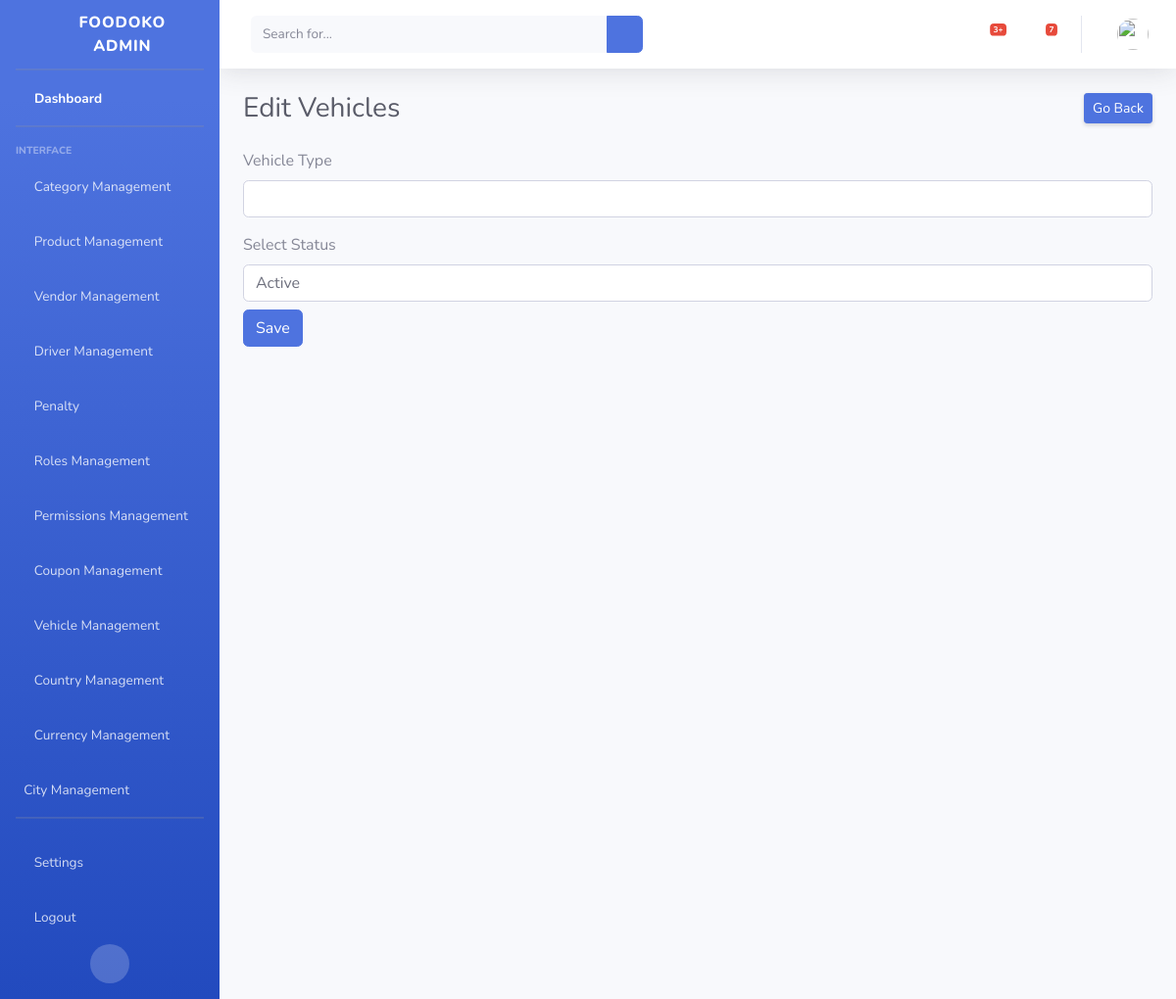
Before: /adminpanel/edit-vehicle/5/ with the older database file.
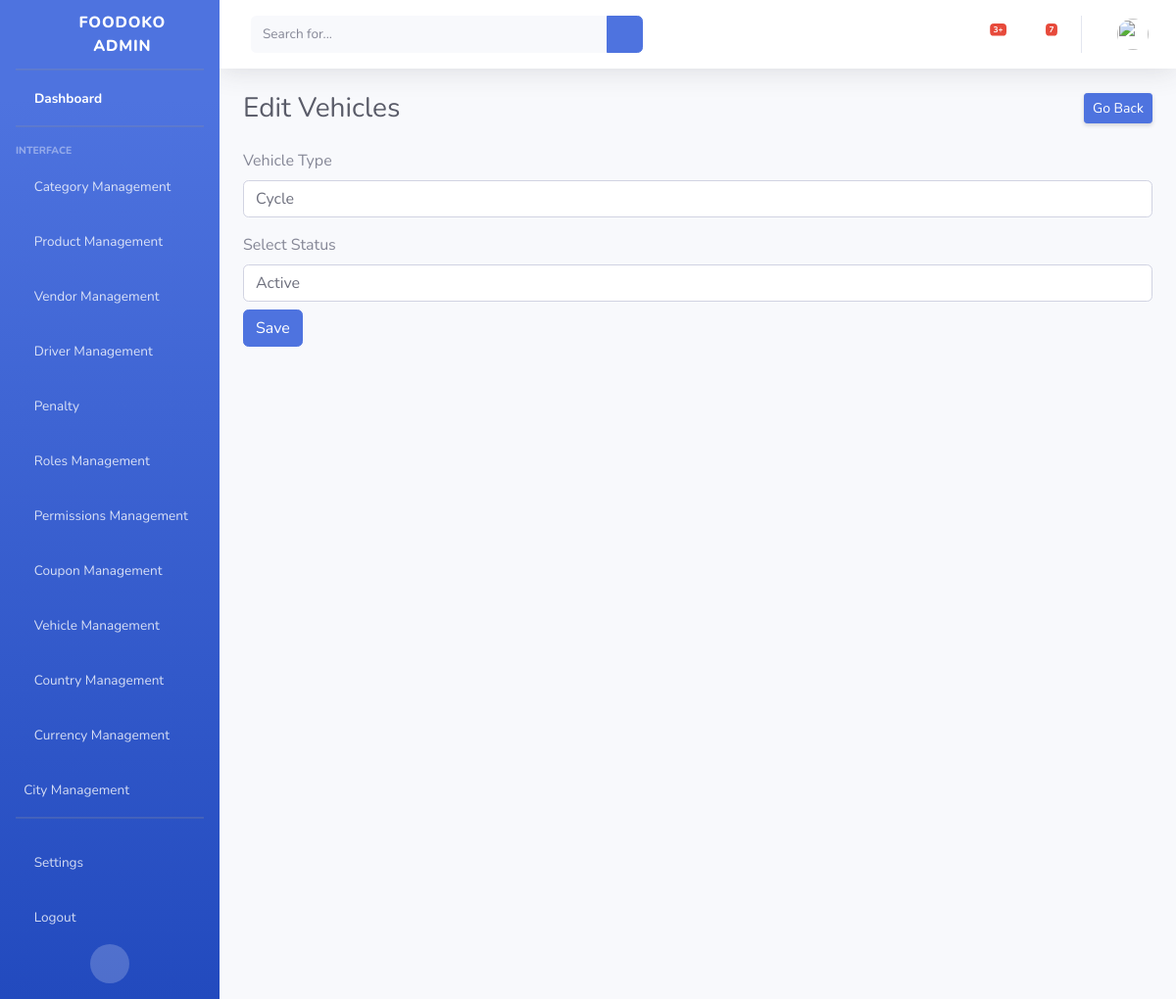
After: the same page with the newer database file.
### Dashboard/models.py (models this page shows, shortened)
class Vehicle(models.Model):
    STATUS_CHOICE = (
        ("Active", "Active"),
        ("Closed", "Closed")
    )
    created_at = models.DateField(default=date.today)
    vehicle_type = models.CharField(max_length=255)
    status = models.CharField(
        max_length=255,
        choices=STATUS_CHOICE
    )
    class Meta:
        ordering = ["-id"]

### Dashboard/views.py (the view, shortened to what this page needs)
# urls.py: path("edit-vehicle/<int:vehicle_id>/", EditVehicle.as_view(), name="editVehicle"),
class EditVehicle(View):
    template_name = "vehicles/edit_vehicle.html"
    def get_object(self, vehicle_id):
        try:
            vehicle_obj = Vehicle.objects.get(pk=vehicle_id)
            return vehicle_obj
        except Vehicle.DoesNotExist:
            return Http404
    def get(self, request, vehicle_id):
        vehicle_obj = self.get_object(vehicle_id)
        args = {
            "vehicle_obj": vehicle_obj,
        }
        return render(request, self.template_name, args)

### Dashboard/templates/vehicles/edit_vehicle.html (shortened to what this page needs)
{% load static %}
{% include 'base.html' %}
<body id="page-top">
    <div id="wrapper">
        {% include 'admin-sidebar.html' %}
        <div id="content-wrapper" class="d-flex flex-column">
            <div id="content">
               {% include 'admin-nav.html' %}
                <div class="container-fluid">
                    <div class="d-sm-flex align-items-center justify-content-between mb-4">
                        <h1 class="h3 mb-0 text-gray-800">Edit Vehicles</h1>
                        <a href="{% url 'vehicleView' %}" class="d-none d-sm-inline-block btn btn-sm btn-primary shadow-sm">Go Back</a>
                    </div>
                    <form action="" method="POST">
                    <div class="add___cat___form">
                        <div class="mb-3">
                            <label for="vehi-title" class="form-label">Vehicle Type</label>
                            <input type="text" name="vehicle_type" value="{{ vehicle_obj.vehicle_type }}" class="form-control" id="vehi-title" aria-describedby="vehicle">
                    </div>
                    <label for="status">Select Status</label>
                    <select class="form-control" id="status" name="status">
                        <option value="Active">Active</option>
                      </select>
                      </div>
                      <div class="mt-2">
                        <button type="submit" class="btn btn-primary">Save</button>
                                            </div>
                </div>
                </div>
            </div>
        </div>
</body>

Changed rows visible on the page:
added Vehicle: vehicle_type "Cycle"
